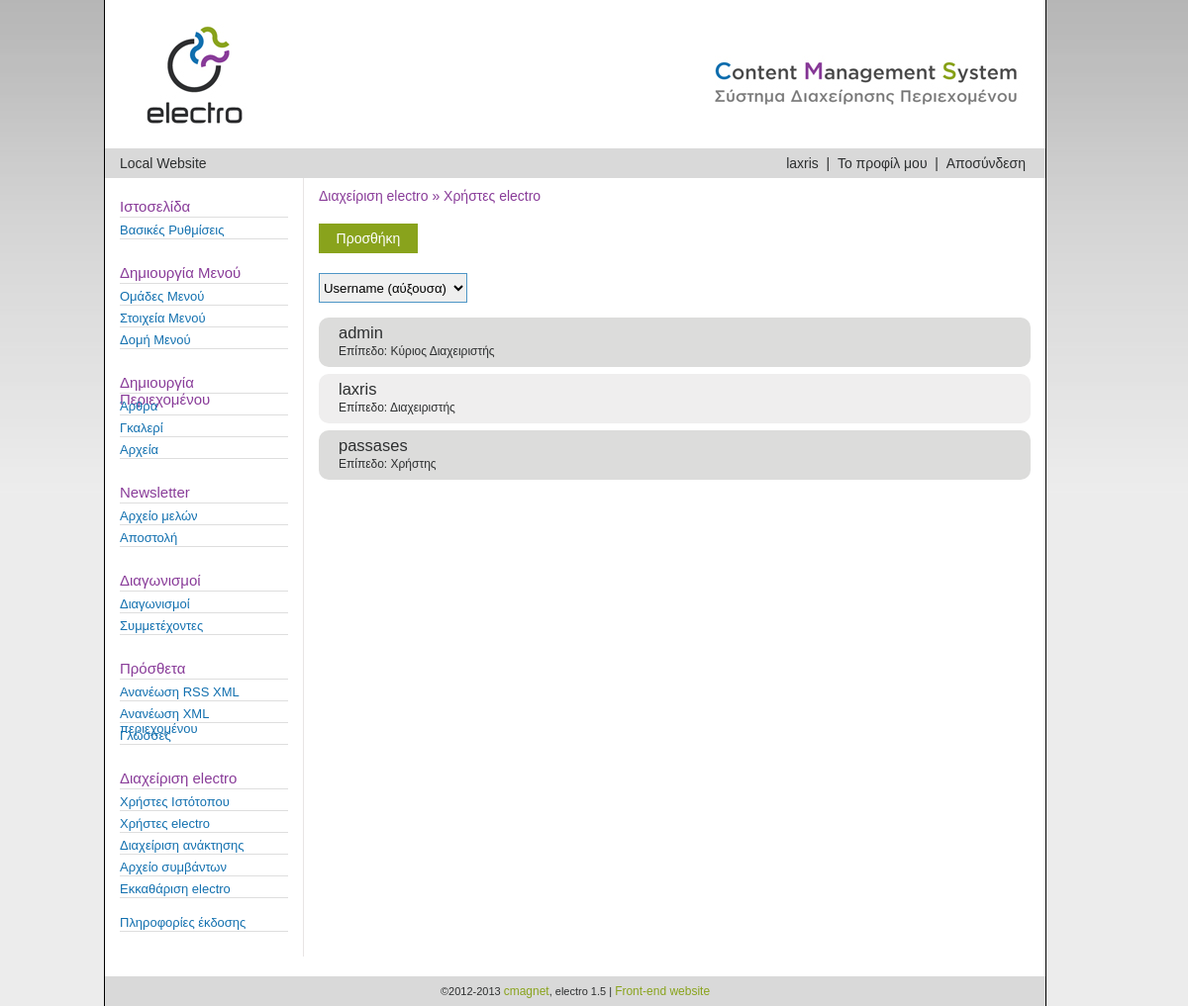
Screenshot of /?action=electro_users&validation=0 (signed in) with the database file from the repository.
### tables this page shows
CREATE TABLE IF NOT EXISTS `electro_users` (
  `EU_ID` varchar(20) NOT NULL,
  `EU_USERNAME` varchar(100) NOT NULL,
  `EU_PASSWORD` varchar(255) NOT NULL,
  `EU_EMAIL` varchar(255) DEFAULT NULL,
  `EU_LEVEL` enum('0','1','2') NOT NULL DEFAULT '0',
  `EU_LASTLOGIN` datetime DEFAULT NULL,
  PRIMARY KEY (`EU_ID`),
  UNIQUE KEY `EU_USERNAME` (`EU_USERNAME`),
  UNIQUE KEY `EU_EMAIL` (`EU_EMAIL`)
);

### scripts/electro_users.php (the view, shortened to what this page needs)
<div class="breadcrumb">Διαχείριση electro &raquo; Χρήστες electro</div>
<button type="button" class="create_button" onclick="javascript:location.href='?action=electro_users_create'">Προσθήκη</button>
<?php
	require_once("electro_users_toolbox.php");
	$sql_eu = "SELECT * FROM `electro_users` ORDER BY $mysql_order_by ";
	$query_eu = mysql_query($sql_eu) or die(mysql_error());
	$rows_eu = mysql_num_rows($query_eu);
	if ($rows_eu){
		echo '<ul id = "record-listing">';
		while($result_eu = mysql_fetch_array($query_eu)){
			$edit_link = '?action=electro_users_edit&id='.$result_eu['EU_ID'].$TOOLBOX_SELECTED_OPTIONS;
			$delete_link = '<a href="scripts/electro_users_delete.php?id='.$result_eu['EU_ID'].$TOOLBOX_SELECTED_OPTIONS.'" onclick="return checkfields(this);" class = "delete" title="Διαγραφή"></a>';
			if($result_eu['EU_LEVEL'] == '2'){
				$delete_link = '';
			}
			switch($result_eu['EU_LEVEL']){
				case '0':
					$eu_level = 'Χρήστης';
					break;
				case '1':
					$eu_level = 'Διαχειριστής';
					break;
				case '2':
					$eu_level = 'Κύριος Διαχειριστής';
					break;
			}
			echo '<li>
					<a href = "'.$edit_link.'" title = "Επεξεργασία">'.stripslashes($result_eu['EU_USERNAME']).'</a>
					<span class = "details">Επίπεδο: '.$eu_level.'</span>
					'.$delete_link.'
				  </li>';
		}
		echo '</ul>';
	}else{
		echo '<div class="validation_message_false">Δεν υπάρχουν καταχωρημένες εγγραφές στη βάση.</div>';
	}
?>

### css/electrocss.css (style rules this page uses)
body,html { margin:0; padding:0; height:auto; min-height:100%; background-color: #ececec; background-image: url('../images/electro_bg_img.jpg'); background-repeat: repeat-x; font-family: Arial, Verdana; font-size: 11px; color: #2d2f30; }
a { text-decoration: none; border: 0; }
a, li, input, button, image { transition: all 0.4s linear; -webkit-transition: all 0.4s linear; -moz-transition: all 0.4s linear; -o-transition: all 0.4s linear; -ms-transition: all 0.4s linear; }
ul#record-listing { position: relative; width: 100%; min-height: 10px; list-style-type: none; padding: 0; margin: 0; }
ul#record-listing > li { position: relative; width: 94.4%; min-height: 38px; list-style-type: none; color: #2d2f30; border-radius: 10px; padding: 6px 20px 6px 20px; margin-bottom: 7px; cursor: default; }
ul#record-listing > li:nth-child(odd) { background-color: #dcdcdb; }
ul#record-listing > li:nth-child(even) { background-color: #efeeee; }
ul#record-listing > li a { position: relative; display: inline-block; min-width: 10px; color: #2d2f30; font-size: 1.5rem; cursor: pointer; }
ul#record-listing > li span.details { display: block; position: relative; font-size: 1.09rem; margin-top: 2px; }
.breadcrumb { font-size: 1.272rem; color: #893c99; margin-top: 10px; margin-bottom: 20px; }
.create_button { position: relative; width:100px; height:30px; border: none; background-color:#89a31c; margin-bottom: 20px; cursor:pointer; color: #fff; font-size: 1.272rem !important; }

### rows the page displays
electro_users: EU_USERNAME "admin", EU_LEVEL "Κύριος Διαχειριστής"
electro_users: EU_USERNAME "laxris", EU_LEVEL "Διαχειριστής"
electro_users: EU_USERNAME "passases", EU_LEVEL "Χρήστης"

### other values shown
$owner_title "Local Website"
$_SESSION['EU_USERNAME'] "laxris"
